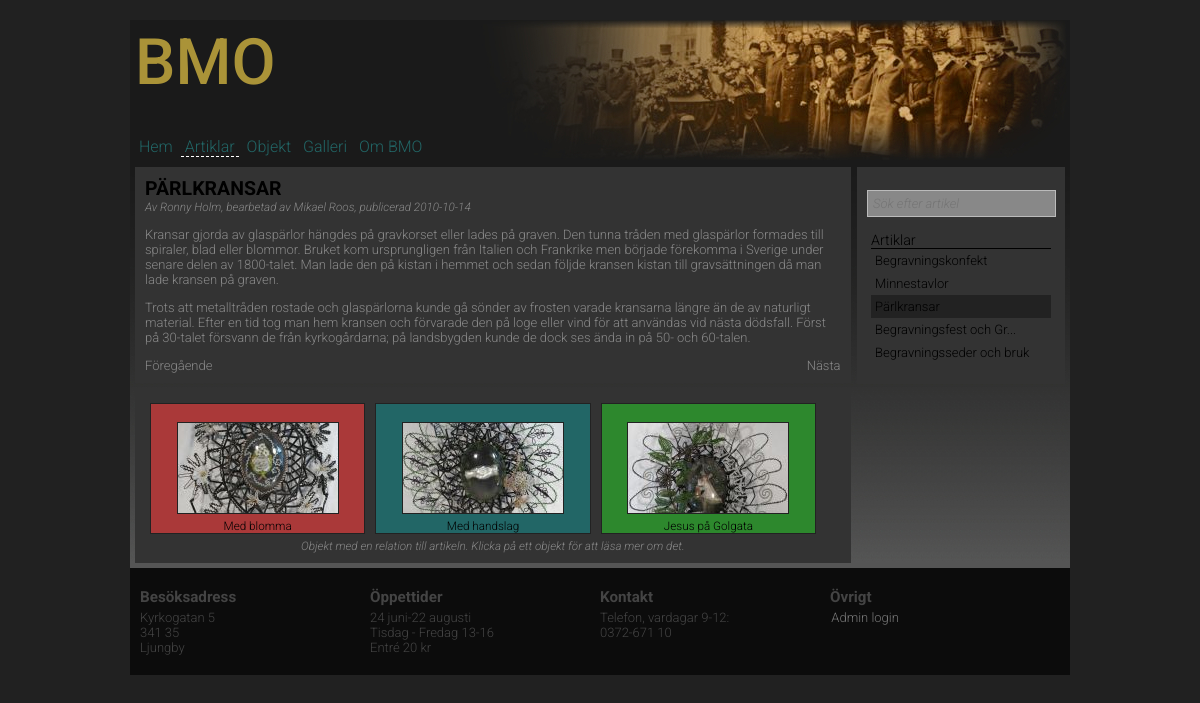
The page /artiklar.php?p=3 on the database its author committed.
### tables this page shows
CREATE TABLE "Article" ("id" INTEGER PRIMARY KEY  AUTOINCREMENT  NOT NULL  UNIQUE , "category" TEXT, "title" TEXT, "content" TEXT, "author" TEXT, "pubdate" DATETIME NOT NULL  DEFAULT CURRENT_DATE);

CREATE TABLE "Object" ("id" INTEGER PRIMARY KEY  NOT NULL ,"title" TEXT,"category" TEXT,"text" TEXT,"image" TEXT,"owner" TEXT);

### artiklar.php (the view, shortened to what this page needs)
<?php
include("incl/config.php");
$asideLinkLenght=25;
include("incl/header.php");
if(isset($_GET["p"]))
{
	$p = $_GET["p"];
}
?>
<div id="content">
	<aside class="right">
		<nav class="sidebar">
		    <p>
		        <form>
		        	<input id="input" class="text searchbox" type="text" placeholder="Sök efter artikel"name="search" size="5">
		        </form>
		    </p>
			<ul>
				<li class="header">Artiklar</li>
				<?php
				$query = 'SELECT * FROM Article WHERE category="article";';
				$res = getData($query);
				foreach($res as $object)
				{
					if (isset($_GET["p"]) && ($object['id'] == $p)){
						echo '<li class="selectedItem">';
					} else {
						echo '<li>';
					}
					$title=adjustStrLength($object['title'], $asideLinkLenght);
					echo '<a title="'.$object['title'].'" href="?p='.$object['id'].'">'.$title.'</a></li>';
				}?>
			</ul>
		</nav>
	</aside>
	<?php
		if(isset($_GET["p"])){
			getArticle($p, "left");
			getRelatedObjects($p);
		}elseif(isset($_GET["search"])){
			generateSearchResult("Article", $searchTerm);
		}else{
			getArticleIntros();
		}
	?>
</div>
<?php include("incl/footer.php"); ?>

### src/functions.php (shortened to what this page needs)
<?php
function getData($query){
	$dbPath = dirname(__FILE__) . "/../incl/data/bmo.sqlite";
	$db = new PDO("sqlite:$dbPath");
	$db->setAttribute(PDO::ATTR_ERRMODE, PDO::ERRMODE_WARNING);
	$stmt = $db->prepare($query);
	$stmt->execute();
	$res = $stmt->fetchAll(PDO::FETCH_ASSOC);
	return $res;
}
function adjustStrLength($string, $len){
	if (strlen($string)>$len){
		$string=substr($string,0,$len-3);
		$string .="...";
	}
	return $string;
}
function removeSubstringFromString($subString, $fullString){
	if($subString!=$fullString){
		$modifiedString=str_replace($subString, "", $fullString);
		$modifiedString=ucfirst(trim(preg_replace("/[^a-öA-Ö0-9 ]/", "", $modifiedString)));
		return $modifiedString;
	} else {
		return $fullString;
	}
}
function getArticle($articleNumber, $position){
	$query = "SELECT * FROM Article WHERE id=".$articleNumber.";";
	$res = getData($query);
	foreach($res as $object)
	{
		if ($position == "full")
		{
			echo '<article>';
		} else {
			echo '<article class="'.$position.'">';
		}
		echo '<h1>'.$object['title'].'</h1>';
		if (($object['author'] != "") && ($object['pubdate'] != "")){
			echo '<div class="published">'.$object['author'].', publicerad '.$object['pubdate'].'</div>';
		}
		echo $object['content'];
		if($object['category']=="article"){
			getPrevNextNavigation("Article", $articleNumber);
		}
		echo '</article>';
	}
}
function getRelatedObjects($p){
	switch ($p) {
		case '3':
			$category="Pärlkrans";
			break;
	}
	if($category!="Nothing"){
		$query = 'SELECT * FROM Object WHERE category="'.$category.'" ORDER BY RANDOM() LIMIT 3;';
		$res = getData($query);
		echo '<article class="left">';
		$i = 0;
		foreach($res as $object)
		{
			$i = $i+1;
			echo '<a title="'.$object['text'].'" href="objekt.php?p='.$object['id'].'&category='.$object['category'].'">';
				echo '<div class="third">';
					echo '<div class="relatedObject object'.$i.'">';
						echo '<img src="'.imageSize($object['image'], "cropped").'" alt="Bild av '.$object['title'].'">';
						$title=removeSubstringFromString($category, $object['title']);
						echo '<br>'.adjustStrLength($title,30);
					echo '</div>';
				echo '</div>';
			echo '</a>';
		}
		echo '<div class="infoText">Objekt med en relation till artikeln. Klicka på ett objekt för att läsa mer om det.</div>';
		echo '</article>';
	}
}
function imageSize($picture, $size){
	$filename=basename($picture);
	switch ($size) {
		case 'cropped':
			$path="img/bmo/crop/";
			break;
	}
	return($path.$filename);
}
function getPrevNextNavigation($table, $id){
	$category="";
	if($table=="Article"){
		$id = $id.' AND category="article"';
	}
	$prev = 'SELECT * FROM '.$table.' WHERE id<'.$id.' ORDER BY id DESC LIMIT 1;';
	$next = 'SELECT * FROM '.$table.' WHERE id >'.$id.' ORDER BY id ASC LIMIT 1;';
	$prev = getData($prev);
	$next = getData($next);
	foreach ($prev as $item) {
		echo '<nav class=prev>';
		echo '<a title="'.$item['title'].'" href="?p='.$item['id'].$category.'">Föregående</a>';
		echo '</nav>';
	}
	foreach ($next as $item) {
		echo '<nav class=next>';
		echo '<a title="'.$item['title'].'" href="?p='.$item['id'].$category.'">Nästa</a>';
		echo "</nav>";
	}
}

### style/stylesheet.css (style rules this page uses)
header,footer,nav,article,section,aside,figure,figcaption,output { display:block; }
h1 { text-transform: uppercase; color: #000; margin-top: 0px; margin-bottom: 0px; }
a { color: #000000; text-decoration: none; font-family: 'Roboto', sans-serif; font-weight: 300; }
.right { float:right; }
.left { float:left; }
.published { font-style: italic; width: 100%; color: #888; font-size: 0.9em; }
.relatedObject, .randomObject, .gallery { border: 1px solid #222; margin: 5px; color: #000; font-size: 0.9em; background-color: #444; }
.relatedObject img, .randomObject img, .gallery img { margin: 2px; margin-top: 18px; border: 1px solid #222; }
.object1 { background-color: #aa3939; }
.object2 { background-color: #226666; }
.object3 { background-color: #2d882d; }
.object1, .object2, .object3 { color: #000; font-size: 0.9em; }
div.infoText { text-align: center; font-style: italic; width: 100%; color: #888; font-size: 0.9em; }
div.third, div.fourth { text-align: center; float: left; }
div.third { width: 32.4%; }

### style/debug.css (style rules this page uses)
body { background: beige; }
article { background: yellow; }
div#content { border: 1px dashed; }

### style/layout.css (style rules this page uses)
html { margin: 0; padding: 0; overflow-y:scroll; }
body { font-family: 'Roboto', sans-serif; font-weight: 300; margin: 0; padding: 0; background-color: #212121; }
div#content { overflow:auto; color: #888; font-size: small; width:100%; background-image: url("../img/bg_fade.jpg"); background-repeat: repeat-x; min-height: 400px; position: relative; }
article { overflow:auto; background-color: #333; margin: 5px; margin-bottom: 0px; padding: 10px; padding-bottom: 10px; }
article.left { width: 74%; margin-right: 0px; }
article a { color: #888 }
aside { overflow:auto; background-color: #333; margin: 5px; padding: 10px; padding-bottom: 20px; width: 20%; }

### style/navigation.css (style rules this page uses)
nav.sidebar { color: #000; text-decoration: none; }
nav.sidebar a { text-decoration:none; display: block; padding: 4px; }
nav.sidebar ul { list-style-type: none; padding: 2px 4px 0px 4px; margin: 0; }
nav.sidebar li { margin:0px; }
nav.sidebar li.selectedItem { background-color: #222; }
nav.next { float: right; }
nav.prev { float: left; }
li.header { border-bottom: 1px solid black; font-size: 110%; }

### style/forms.css (style rules this page uses)
input[type=text], input[type=password], input.text, input.title, input.searchbox, textarea { background-color:#fff; border:1px solid #bbb; }
input[type=text], input[type=password], input.text, input.title, input.searchbox, textarea, select { margin:0.5em 0; }
input.text, input.title { width: 300px; padding:5px; }
input.searchbox { width: 94%; padding:5px; background-color: #888; font-style: italic; margin: 0px; font-family: 'Roboto', sans-serif; font-weight: 300; font-size: small; color: black; }

### rows shown on the page
article: title "Begravningskonfekt"
article: title "Minnestavlor"
article: title "Pärlkransar", title "PÄRLKRANSAR", author "Av Ronny Holm, bearbetad av Mikael Roos", pubdate "2010-10-14", content "Kransar gjorda av glaspärlor hängdes på gravkorset eller lades på graven. Den tunna tråden med glaspärlor formades till spiraler, blad eller blommor. Bruket kom ursprungligen från Italien och Frankrike men började förekomma i Sverige under senare delen av 1800-talet. Man lade den på kistan i hemmet och sedan följde kransen kistan till gravsättningen då man lade kransen på graven. Trots att metalltråden rostade och glaspärlorna kunde gå sönder av frosten varade kransarna längre än de av naturligt material. Efter en tid tog man hem kransen och förvarade den på loge eller vind för att användas vid nästa dödsfall. Först på 30-talet försvann de från kyrkogårdarna; på landsbygden kunde de dock…"
article: title "Begravningsfest och Gr..."
article: title "Begravningsseder och bruk"
object: image (picture), title "Med blomma"
object: image (picture), title "Med handslag"
object: image (picture), title "Jesus på Golgata"
